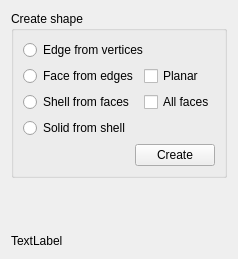
<?xml version="1.0" encoding="UTF-8"?>
<ui version="4.0">
 <class>PartGui::TaskShapeBuilder</class>
 <widget class="QWidget" name="PartGui::TaskShapeBuilder">
  <property name="geometry">
   <rect>
    <x>0</x>
    <y>0</y>
    <width>220</width>
    <height>259</height>
   </rect>
  </property>
  <property name="windowTitle">
   <string>Create shape</string>
  </property>
  <layout class="QGridLayout" name="gridLayout_2">
   <item row="0" column="0">
    <widget class="QGroupBox" name="groupBox">
     <property name="title">
      <string>Create shape</string>
     </property>
     <layout class="QGridLayout" name="gridLayout">
      <item row="0" column="0" colspan="2">
       <widget class="QRadioButton" name="radioButtonEdge">
        <property name="text">
         <string>Edge from vertices</string>
        </property>
       </widget>
      </item>
      <item row="1" column="0">
       <widget class="QRadioButton" name="radioButtonFace">
        <property name="text">
         <string>Face from edges</string>
        </property>
       </widget>
      </item>
      <item row="1" column="1">
       <widget class="QCheckBox" name="checkPlanar">
        <property name="text">
         <string>Planar</string>
        </property>
       </widget>
      </item>
      <item row="2" column="0">
       <widget class="QRadioButton" name="radioButtonShell">
        <property name="text">
         <string>Shell from faces</string>
        </property>
       </widget>
      </item>
      <item row="3" column="0">
       <widget class="QRadioButton" name="radioButtonSolid">
        <property name="text">
         <string>Solid from shell</string>
        </property>
       </widget>
      </item>
      <item row="4" column="0" colspan="2">
       <layout class="QHBoxLayout" name="horizontalLayout">
        <item>
         <spacer name="horizontalSpacer_2">
          <property name="orientation">
           <enum>Qt::Horizontal</enum>
          </property>
          <property name="sizeHint" stdset="0">
           <size>
            <width>40</width>
            <height>20</height>
           </size>
          </property>
         </spacer>
        </item>
        <item>
         <widget class="QPushButton" name="createButton">
          <property name="text">
           <string>Create</string>
          </property>
         </widget>
        </item>
       </layout>
      </item>
      <item row="2" column="1">
       <widget class="QCheckBox" name="checkFaces">
        <property name="text">
         <string>All faces</string>
        </property>
       </widget>
      </item>
     </layout>
    </widget>
   </item>
   <item row="1" column="0">
    <spacer name="verticalSpacer">
     <property name="orientation">
      <enum>Qt::Vertical</enum>
     </property>
     <property name="sizeHint" stdset="0">
      <size>
       <width>20</width>
       <height>127</height>
      </size>
     </property>
    </spacer>
   </item>
   <item row="2" column="0">
    <widget class="QLabel" name="label">
     <property name="text">
      <string notr="true">TextLabel</string>
     </property>
    </widget>
   </item>
  </layout>
 </widget>
 <resources/>
 <connections/>
</ui>
